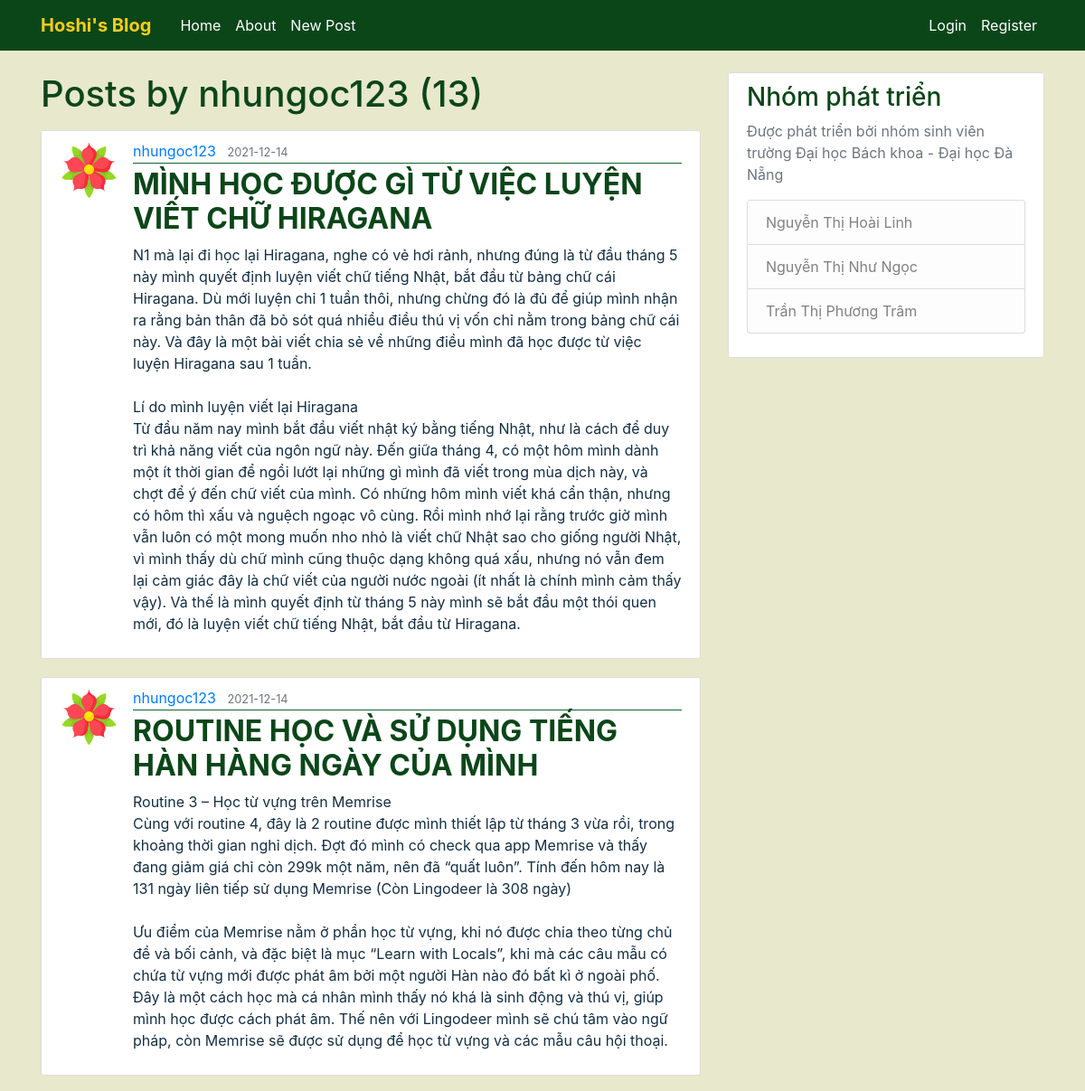
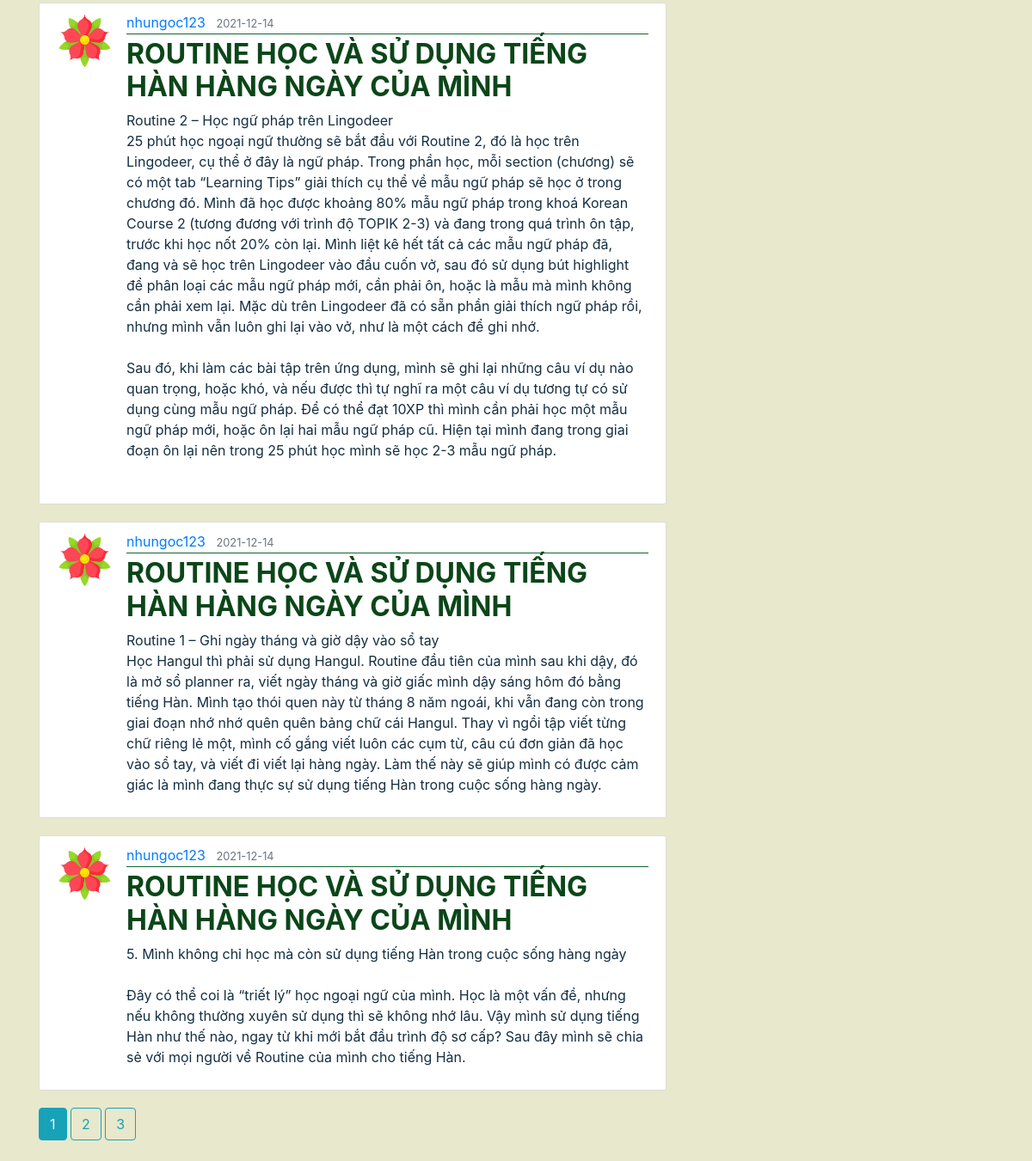
Screenshot of /user/nhungoc123 with the database file from the repository (2 pictures, top to bottom).
### FlaskBlog/models.py (models this page shows, shortened)
class User(db.Model, UserMixin):
    id = db.Column(db.Integer, primary_key=True)
    username = db.Column(db.String(20), unique=True, nullable=False)
    email = db.Column(db.String(120), unique=True, nullable=False)
    image_file = db.Column(db.String(20), nullable=False, default='default.png')
    password = db.Column(db.String(60), nullable=False)
    posts = db.relationship('Post', backref='author', lazy=True)

class Post(db.Model):
    id = db.Column(db.Integer, primary_key=True)
    title = db.Column(db.String(100), nullable=False)
    date_posted = db.Column(db.DateTime, nullable=False, default=datetime.utcnow)
    content = db.Column(db.Text, nullable=False)
    user_id = db.Column(db.Integer, db.ForeignKey('user.id'), nullable=False)

### FlaskBlog/routes.py (the view)
@app.route("/user/<string:username>")
def user_posts(username):
    page = request.args.get('page', 1, type=int)
    user = User.query.filter_by(username=username).first_or_404()
    posts = Post.query.filter_by(author=user)\
        .order_by(Post.date_posted.desc())\
        .paginate(page=page, per_page=5)
    return render_template('user_posts.html', posts=posts, user=user)

### FlaskBlog/templates/user_posts.html
{% extends "layout.html" %}
{% block content %}
    <h1 class="mb-3">Posts by {{ user.username }} ({{ posts.total }})</h1>
    {% for post in posts.items %}
        <article class="media content-section">
          <img class="rounded-circle article-img" src="{{ url_for('static', filename='avatar/' + post.author.image_file) }}">
          <div class="media-body">
            <div class="article-metadata">
              <a class="mr-2" href="{{ url_for('user_posts', username=post.author.username) }}">{{ post.author.username }}</a>
              <small class="text-muted">{{ post.date_posted.strftime('%Y-%m-%d') }}</small>
            </div>
            <h2><a class="article-title" href="{{ url_for('post', post_id=post.id) }}">{{ post.title }}</a></h2>
            <p class="article-content">{{ post.content }}</p>
          </div>
        </article>
    {% endfor %}
    {% for page_num in posts.iter_pages(left_edge=1, right_edge=1, left_current=1, right_current=2) %}
      {% if page_num %}
        {% if posts.page == page_num %}
          <a class="btn btn-info mb-4" href="{{ url_for('user_posts', username=user.username, page=page_num) }}">{{ page_num }}</a>
        {% else %}
          <a class="btn btn-outline-info mb-4" href="{{ url_for('user_posts', username=user.username, page=page_num) }}">{{ page_num }}</a>
        {% endif %}
      {% else %}
        ...
      {% endif %}
    {% endfor %}
{% endblock content %}

### FlaskBlog/static/main.css (style rules this page uses)
body { background: #E8E8CC; color: #142F43; margin-top: 5rem; }
h1, h2, h3, h4, h5, h6 { color: #0B4619; }
.content-section { background: #ffffff; padding: 10px 20px; border: 1px solid #dddddd; border-radius: 3px; margin-bottom: 20px; }
.article-title { color: #0B4619; font-weight: bold; }
.article-content { white-space: pre-line; }
.article-img { height: 65px; width: 65px; margin-right: 16px; }
.article-metadata { padding-bottom: 1px; margin-bottom: 4px; border-bottom: 1px solid #116530 }

### rows the page displays
User: username "nhungoc123"
Post: image_file (picture), author.username "nhungoc123", date_posted "2021-12-14", title "MÌNH HỌC ĐƯỢC GÌ TỪ VIỆC LUYỆN VIẾT CHỮ HIRAGANA", content "N1 mà lại đi học lại Hiragana, nghe có vẻ hơi rảnh, nhưng đúng là từ đầu tháng 5 này mình quyết định luyện viết chữ tiếng Nhật, bắt đầu từ bảng chữ cái Hiragana. Dù mới luyện chỉ 1 tuần thôi, nhưng chừng đó là đủ để giúp mình nhận ra rằng bản thân đã bỏ sót quá nhiều điều thú vị vốn chỉ nằm trong bảng chữ cái này. Và đây là một bài viết chia sẻ về những điều mình đã học được từ việc luyện Hiragana sau 1 tuần. Lí do mình luyện viết lại Hiragana Từ đầu năm nay mình bắt đầu viết nhật ký bằng tiếng Nhật, như là cách để duy trì khả năng viết của ngôn ngữ này. Đến giữa tháng 4, có một hôm mình dành một ít thời gian để ngồi lướt lại những gì mình đã viết trong mùa dịch này, và chợt để ý đến chữ…"
Post: image_file (picture), author.username "nhungoc123", date_posted "2021-12-14", title "ROUTINE HỌC VÀ SỬ DỤNG TIẾNG HÀN HÀNG NGÀY CỦA MÌNH", content "Routine 3 – Học từ vựng trên Memrise Cùng với routine 4, đây là 2 routine được mình thiết lập từ tháng 3 vừa rồi, trong khoảng thời gian nghỉ dịch. Đợt đó mình có check qua app Memrise và thấy đang giảm giá chỉ còn 299k một năm, nên đã “quất luôn”. Tính đến hôm nay là 131 ngày liên tiếp sử dụng Memrise (Còn Lingodeer là 308 ngày) Ưu điểm của Memrise nằm ở phần học từ vựng, khi nó được chia theo từng chủ đề và bối cảnh, và đặc biệt là mục “Learn with Locals”, khi mà các câu mẫu có chứa từ vựng mới được phát âm bởi một người Hàn nào đó bất kì ở ngoài phố. Đây là một cách học mà cá nhân mình thấy nó khá là sinh động và thú vị, giúp mình học được cách phát âm. Thế nên với Lingodeer mình sẽ chú…"
Post: image_file (picture), author.username "nhungoc123", date_posted "2021-12-14", title "ROUTINE HỌC VÀ SỬ DỤNG TIẾNG HÀN HÀNG NGÀY CỦA MÌNH", content "Routine 2 – Học ngữ pháp trên Lingodeer 25 phút học ngoại ngữ thường sẽ bắt đầu với Routine 2, đó là học trên Lingodeer, cụ thể ở đây là ngữ pháp. Trong phần học, mỗi section (chương) sẽ có một tab “Learning Tips” giải thích cụ thể về mẫu ngữ pháp sẽ học ở trong chương đó. Mình đã học được khoảng 80% mẫu ngữ pháp trong khoá Korean Course 2 (tương đương với trình độ TOPIK 2-3) và đang trong quá trình ôn tập, trước khi học nốt 20% còn lại. Mình liệt kê hết tất cả các mẫu ngữ pháp đã, đang và sẽ học trên Lingodeer vào đầu cuốn vở, sau đó sử dụng bút highlight để phân loại các mẫu ngữ pháp mới, cần phải ôn, hoặc là mẫu mà mình không cần phải xem lại. Mặc dù trên Lingodeer đã có sẵn phần giải…"
Post: image_file (picture), author.username "nhungoc123", date_posted "2021-12-14", title "ROUTINE HỌC VÀ SỬ DỤNG TIẾNG HÀN HÀNG NGÀY CỦA MÌNH", content "Routine 1 – Ghi ngày tháng và giờ dậy vào sổ tay Học Hangul thì phải sử dụng Hangul. Routine đầu tiên của mình sau khi dậy, đó là mở sổ planner ra, viết ngày tháng và giờ giấc mình dậy sáng hôm đó bằng tiếng Hàn. Mình tạo thói quen này từ tháng 8 năm ngoái, khi vẫn đang còn trong giai đoạn nhớ nhớ quên quên bảng chữ cái Hangul. Thay vì ngồi tập viết từng chữ riêng lẻ một, mình cố gắng viết luôn các cụm từ, câu cú đơn giản đã học vào sổ tay, và viết đi viết lại hàng ngày. Làm thế này sẽ giúp mình có được cảm giác là mình đang thực sự sử dụng tiếng Hàn trong cuộc sống hàng ngày."
Post: image_file (picture), author.username "nhungoc123", date_posted "2021-12-14", title "ROUTINE HỌC VÀ SỬ DỤNG TIẾNG HÀN HÀNG NGÀY CỦA MÌNH", content "5. Mình không chỉ học mà còn sử dụng tiếng Hàn trong cuộc sống hàng ngày Đây có thể coi là “triết lý” học ngoại ngữ của mình. Học là một vấn đề, nhưng nếu không thường xuyên sử dụng thì sẽ không nhớ lâu. Vậy mình sử dụng tiếng Hàn như thế nào, ngay từ khi mới bắt đầu trình độ sơ cấp? Sau đây mình sẽ chia sẻ với mọi người về Routine của mình cho tiếng Hàn."

### other values shown
{{ posts.total }} "13"
{{ page_num }} "1"
{{ page_num }} "2" "3"
